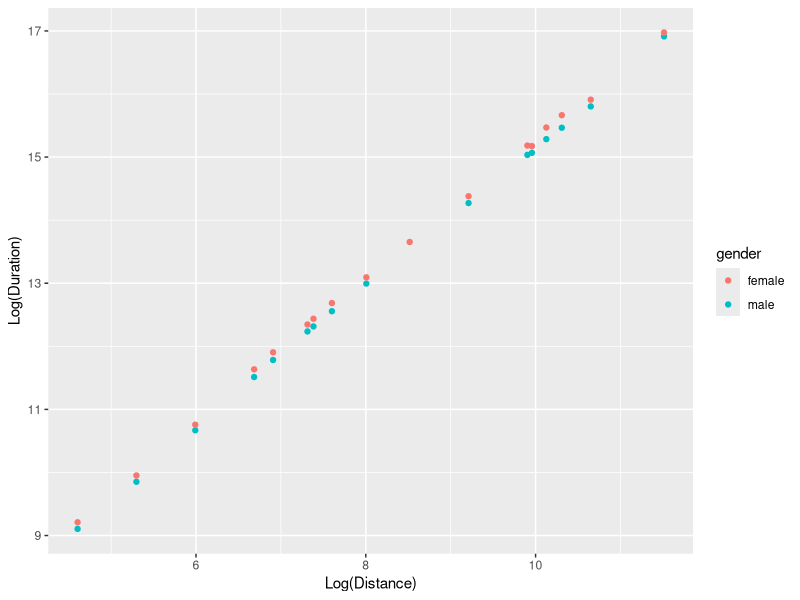
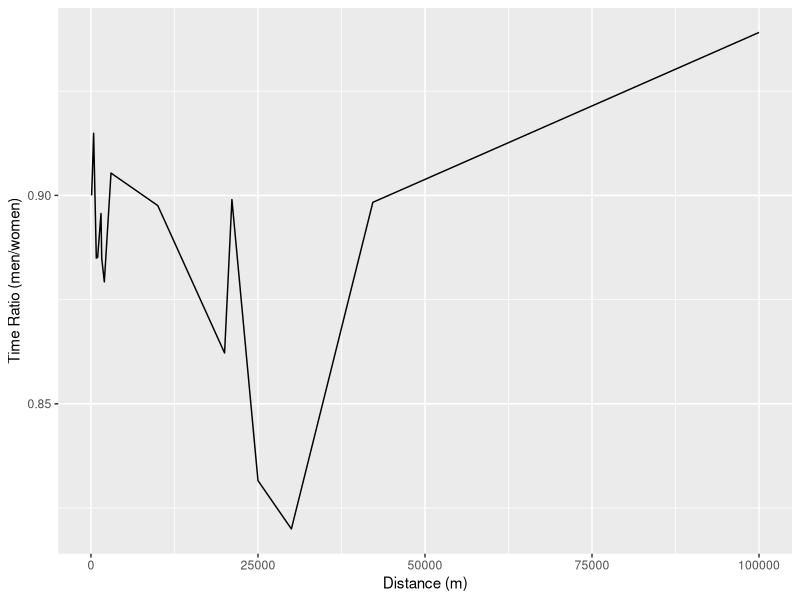

Write the R code that produced these figures, in order.
library(dplyr)
library(ggplot2)

records <- read.csv('./records.csv', stringsAsFactors = FALSE)

name_to_distance <- data.frame(
  name = c('100 m', '200 m', '400 m', '800 m', '1000 m', '1500 m',
           'Mile', '2000 m', '3000 m', '5000 m', '10,000 m (track)',
           '20,000 m (track)', 'Half marathon', '25,000 m (track)', '30,000 m (track)',
           'Marathon[b]', '100 km (road)'),
  distance_meters = c(100, 200, 400, 800, 1000, 1500, 1609.34, 2000, 3000, 5000, 10000, 20000,
                      21097.5, 25000, 30000, 42195, 100000),
  stringsAsFactors = FALSE
)

# note we inner join to drop races we don't care about
records_with_distance <- records %>%
  inner_join(name_to_distance, by = c('Event' = 'name')) %>%
  # remove some dupes, in favor of legitimate, fastest times
  filter(is.na(N) | (N != 'Wo[k]' & N != '[c]'))

             
records_with_distance %>%
  ggplot() +
    geom_point(aes(log(distance_meters), log(duration), color = gender)) +
    xlab('Log(Distance)') +
    ylab('Log(Duration)')

records_with_distance %>% filter(gender == 'male') %>%
  inner_join((records_with_distance %>% filter(gender == 'female')), by = 'distance_meters') %>%
  mutate(time_ratio = duration.x / duration.y)  %>%
  ggplot() +
    geom_line(aes(distance_meters, time_ratio)) +
    xlab('Distance (m)') +
    ylab('Time Ratio (men/women)')
